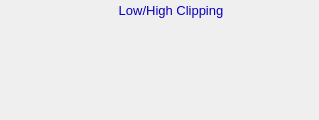
    <widget class="PyDMFrame" name="composite_2">
      <property name="geometry">
        <rect>
          <x>411</x>
          <y>375</y>
          <width>319</width>
          <height>120</height>
        </rect>
      </property>
      <widget class="PyDMFrame" name="composite_3">
        <property name="geometry">
          <rect>
            <x>0</x>
            <y>25</y>
            <width>319</width>
            <height>95</height>
          </rect>
        </property>
        <widget class="QLabel" name="text_3">
          <property name="geometry">
            <rect>
              <x>421</x>
              <y>375</y>
              <width>150</width>
              <height>20</height>
            </rect>
          </property>
          <property name="text">
            <string>Enable low clip</string>
          </property>
          <property name="font" stdset="0">
            <font>
              <pointsize>10</pointsize>
            </font>
          </property>
          <property name="brush" stdset="0">
            <brush brushstyle="SolidPattern">
              <color alpha="255">
                <red>0</red>
                <green>0</green>
                <blue>0</blue>
              </color>
            </brush>
          </property>
          <property name="toolTip">
            <string>text_3</string>
          </property>
          <property name="alignment">
            <set>Qt::AlignRight|Qt::AlignTrailing|Qt::AlignVCenter</set>
          </property>
          <property name="styleSheet">
            <string notr="true">QLabel#text_3 {
  color: rgb(0, 0, 0);
  }</string>
          </property>
        </widget>
        <widget class="PyDMLabel" name="text_update_1">
          <property name="geometry">
            <rect>
              <x>668</x>
              <y>376</y>
              <width>62</width>
              <height>18</height>
            </rect>
          </property>
          <property name="toolTip">
            <string>PV: ${prefix}EnableLowClip_RBV</string>
          </property>
          <property name="channel" stdset="0">
            <string>ca://${prefix}EnableLowClip_RBV</string>
          </property>
          <property name="font" stdset="0">
            <font>
              <pointsize>10</pointsize>
            </font>
          </property>
          <property name="alignment">
            <set>Qt::AlignCenter</set>
          </property>
          <property name="textInteractionFlags">
            <set>Qt::TextSelectableByKeyboard|Qt::TextSelectableByMouse</set>
          </property>
          <property name="styleSheet">
            <string notr="true">PyDMLabel#text_update_1 {
  color: rgb(10, 0, 184);
  background-color: rgb(70, 70, 70);
  }</string>
          </property>
        </widget>
        <widget class="QLabel" name="text_4">
          <property name="geometry">
            <rect>
              <x>431</x>
              <y>400</y>
              <width>140</width>
              <height>20</height>
            </rect>
          </property>
          <property name="text">
            <string>Low clip value</string>
          </property>
          <property name="font" stdset="0">
            <font>
              <pointsize>10</pointsize>
            </font>
          </property>
          <property name="brush" stdset="0">
            <brush brushstyle="SolidPattern">
              <color alpha="255">
                <red>0</red>
                <green>0</green>
                <blue>0</blue>
              </color>
            </brush>
          </property>
          <property name="toolTip">
            <string>text_4</string>
          </property>
          <property name="alignment">
            <set>Qt::AlignRight|Qt::AlignTrailing|Qt::AlignVCenter</set>
          </property>
          <property name="styleSheet">
            <string notr="true">QLabel#text_4 {
  color: rgb(0, 0, 0);
  }</string>
          </property>
        </widget>
        <widget class="PyDMLabel" name="text_update_2">
          <property name="geometry">
            <rect>
              <x>668</x>
              <y>401</y>
              <width>62</width>
              <height>18</height>
            </rect>
          </property>
          <property name="toolTip">
            <string>PV: ${prefix}LowClip_RBV</string>
          </property>
          <property name="channel" stdset="0">
            <string>ca://${prefix}LowClip_RBV</string>
          </property>
          <property name="font" stdset="0">
            <font>
              <pointsize>10</pointsize>
            </font>
          </property>
          <property name="alignment">
            <set>Qt::AlignCenter</set>
          </property>
          <property name="textInteractionFlags">
            <set>Qt::TextSelectableByKeyboard|Qt::TextSelectableByMouse</set>
          </property>
          <property name="styleSheet">
            <string notr="true">PyDMLabel#text_update_2 {
  color: rgb(10, 0, 184);
  background-color: rgb(187, 187, 187);
  }</string>
          </property>
        </widget>
        <widget class="QLabel" name="text_5">
          <property name="geometry">
            <rect>
              <x>411</x>
              <y>425</y>
              <width>160</width>
              <height>20</height>
            </rect>
          </property>
          <property name="text">
            <string>Enable high clip</string>
          </property>
          <property name="font" stdset="0">
            <font>
              <pointsize>10</pointsize>
            </font>
          </property>
          <property name="brush" stdset="0">
            <brush brushstyle="SolidPattern">
              <color alpha="255">
                <red>0</red>
                <green>0</green>
                <blue>0</blue>
              </color>
            </brush>
          </property>
          <property name="toolTip">
            <string>text_5</string>
          </property>
          <property name="alignment">
            <set>Qt::AlignRight|Qt::AlignTrailing|Qt::AlignVCenter</set>
          </property>
          <property name="styleSheet">
            <string notr="true">QLabel#text_5 {
  color: rgb(0, 0, 0);
  }</string>
          </property>
        </widget>
        <widget class="PyDMLabel" name="text_update_3">
          <property name="geometry">
            <rect>
              <x>668</x>
              <y>426</y>
              <width>62</width>
              <height>18</height>
            </rect>
          </property>
          <property name="toolTip">
            <string>PV: ${prefix}EnableHighClip_RBV</string>
          </property>
          <property name="channel" stdset="0">
            <string>ca://${prefix}EnableHighClip_RBV</string>
          </property>
          <property name="font" stdset="0">
            <font>
              <pointsize>10</pointsize>
            </font>
          </property>
          <property name="alignment">
            <set>Qt::AlignCenter</set>
          </property>
          <property name="textInteractionFlags">
            <set>Qt::TextSelectableByKeyboard|Qt::TextSelectableByMouse</set>
          </property>
          <property name="styleSheet">
            <string notr="true">PyDMLabel#text_update_3 {
  color: rgb(10, 0, 184);
  background-color: rgb(70, 70, 70);
  }</string>
          </property>
        </widget>
        <widget class="PyDMLabel" name="text_update_4">
          <property name="geometry">
            <rect>
              <x>668</x>
              <y>450</y>
              <width>62</width>
              <height>18</height>
            </rect>
          </property>
          <property name="toolTip">
            <string>PV: ${prefix}HighClip_RBV</string>
          </property>
          <property name="channel" stdset="0">
            <string>ca://${prefix}HighClip_RBV</string>
          </property>
          <property name="font" stdset="0">
            <font>
              <pointsize>10</pointsize>
            </font>
          </property>
          <property name="alignment">
            <set>Qt::AlignCenter</set>
          </property>
          <property name="textInteractionFlags">
            <set>Qt::TextSelectableByKeyboard|Qt::TextSelectableByMouse</set>
          </property>
          <property name="styleSheet">
            <string notr="true">PyDMLabel#text_update_4 {
  color: rgb(10, 0, 184);
  background-color: rgb(187, 187, 187);
  }</string>
          </property>
        </widget>
        <widget class="QLabel" name="text_6">
          <property name="geometry">
            <rect>
              <x>421</x>
              <y>450</y>
              <width>150</width>
              <height>20</height>
            </rect>
          </property>
          <property name="text">
            <string>High clip value</string>
          </property>
          <property name="font" stdset="0">
            <font>
              <pointsize>10</pointsize>
            </font>
          </property>
          <property name="brush" stdset="0">
            <brush brushstyle="SolidPattern">
              <color alpha="255">
                <red>0</red>
                <green>0</green>
                <blue>0</blue>
              </color>
            </brush>
          </property>
          <property name="toolTip">
            <string>text_6</string>
          </property>
          <property name="alignment">
            <set>Qt::AlignRight|Qt::AlignTrailing|Qt::AlignVCenter</set>
          </property>
          <property name="styleSheet">
            <string notr="true">QLabel#text_6 {
  color: rgb(0, 0, 0);
  }</string>
          </property>
        </widget>
        <widget class="PyDMEnumComboBox" name="menu_1">
          <property name="geometry">
            <rect>
              <x>582</x>
              <y>376</y>
              <width>80</width>
              <height>19</height>
            </rect>
          </property>
          <property name="toolTip">
            <string>${prefix}EnableLowClip</string>
          </property>
          <property name="channel" stdset="0">
            <string>ca://${prefix}EnableLowClip</string>
          </property>
          <property name="font" stdset="0">
            <font>
              <pointsize>10</pointsize>
            </font>
          </property>
          <property name="styleSheet">
            <string notr="true">PyDMEnumComboBox#menu_1 {
  color: rgb(0, 0, 0);
  background-color: rgb(115, 223, 255);
  }</string>
          </property>
        </widget>
        <widget class="PyDMLineEdit" name="text_entry">
          <property name="geometry">
            <rect>
              <x>582</x>
              <y>401</y>
              <width>80</width>
              <height>19</height>
            </rect>
          </property>
          <property name="channel" stdset="0">
            <string>ca://${prefix}LowClip</string>
          </property>
          <property name="toolTip">
            <string>${prefix}LowClip</string>
          </property>
          <property name="font" stdset="0">
            <font>
              <pointsize>10</pointsize>
            </font>
          </property>
          <property name="styleSheet">
            <string notr="true">PyDMLineEdit#text_entry {
  color: rgb(0, 0, 0);
  background-color: rgb(115, 223, 255);
  border: 1px solid black;
  margin: 0px;
  padding: 0px;
  spacing: 0px;
  }</string>
          </property>
        </widget>
        <widget class="PyDMEnumComboBox" name="menu_2">
          <property name="geometry">
            <rect>
              <x>582</x>
              <y>426</y>
              <width>80</width>
              <height>19</height>
            </rect>
          </property>
          <property name="toolTip">
            <string>${prefix}EnableHighClip</string>
          </property>
          <property name="channel" stdset="0">
            <string>ca://${prefix}EnableHighClip</string>
          </property>
          <property name="font" stdset="0">
            <font>
              <pointsize>10</pointsize>
            </font>
          </property>
          <property name="styleSheet">
            <string notr="true">PyDMEnumComboBox#menu_2 {
  color: rgb(0, 0, 0);
  background-color: rgb(115, 223, 255);
  }</string>
          </property>
        </widget>
        <widget class="PyDMLineEdit" name="text_entry_1">
          <property name="geometry">
            <rect>
              <x>582</x>
              <y>450</y>
              <width>80</width>
              <height>19</height>
            </rect>
          </property>
          <property name="channel" stdset="0">
            <string>ca://${prefix}HighClip</string>
          </property>
          <property name="toolTip">
            <string>${prefix}HighClip</string>
          </property>
          <property name="font" stdset="0">
            <font>
              <pointsize>10</pointsize>
            </font>
          </property>
          <property name="styleSheet">
            <string notr="true">PyDMLineEdit#text_entry_1 {
  color: rgb(0, 0, 0);
  background-color: rgb(115, 223, 255);
  border: 1px solid black;
  margin: 0px;
  padding: 0px;
  spacing: 0px;
  }</string>
          </property>
        </widget>
      </widget>
      <widget class="PyDMDrawingRectangle" name="rectangle_3">
        <property name="geometry">
          <rect>
            <x>31</x>
            <y>0</y>
            <width>280</width>
            <height>21</height>
          </rect>
        </property>
        <property name="brush" stdset="0">
          <brush brushstyle="SolidPattern">
            <color alpha="255">
              <red>218</red>
              <green>218</green>
              <blue>218</blue>
            </color>
          </brush>
        </property>
        <property name="penStyle" stdset="0">
          <enum>Qt::SolidLine</enum>
        </property>
        <property name="penColor" stdset="0">
          <color>
            <red>218</red>
            <green>218</green>
            <blue>218</blue>
          </color>
        </property>
        <property name="penWidth" stdset="0">
          <double>0</double>
        </property>
        <property name="penCapStyle" stdset="0">
          <enum>Qt::FlatCap</enum>
        </property>
        <property name="toolTip">
          <string>rectangle_3</string>
        </property>
      </widget>
      <widget class="QLabel" name="text_7">
        <property name="geometry">
          <rect>
            <x>36</x>
            <y>0</y>
            <width>270</width>
            <height>20</height>
          </rect>
        </property>
        <property name="text">
          <string>Low/High Clipping</string>
        </property>
        <property name="font" stdset="0">
          <font>
            <pointsize>10</pointsize>
          </font>
        </property>
        <property name="brush" stdset="0">
          <brush brushstyle="SolidPattern">
            <color alpha="255">
              <red>10</red>
              <green>0</green>
              <blue>184</blue>
            </color>
          </brush>
        </property>
        <property name="toolTip">
          <string>text_7</string>
        </property>
        <property name="alignment">
          <set>Qt::AlignCenter</set>
        </property>
        <property name="styleSheet">
          <string notr="true">QLabel#text_7 {
  color: rgb(10, 0, 184);
  }</string>
        </property>
      </widget>
    </widget>
